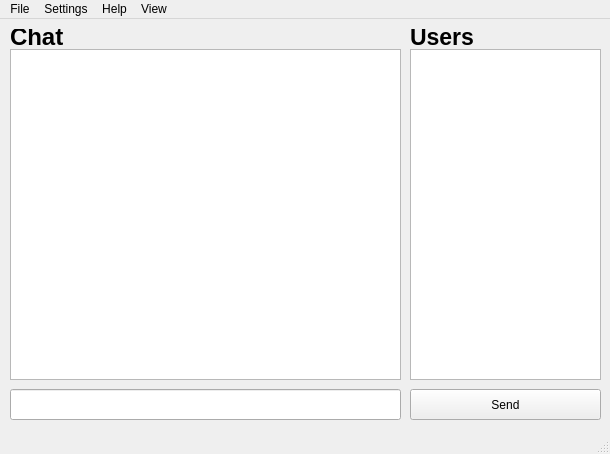
<?xml version="1.0" encoding="UTF-8"?>
<ui version="4.0">
 <class>MainWindow</class>
 <widget class="QMainWindow" name="MainWindow">
  <property name="geometry">
   <rect>
    <x>0</x>
    <y>0</y>
    <width>610</width>
    <height>454</height>
   </rect>
  </property>
  <property name="windowTitle">
   <string>MainWindow</string>
  </property>
  <widget class="QWidget" name="centralwidget">
   <widget class="QLineEdit" name="lineEdit">
    <property name="geometry">
     <rect>
      <x>10</x>
      <y>370</y>
      <width>391</width>
      <height>31</height>
     </rect>
    </property>
   </widget>
   <widget class="QPushButton" name="buttonSend">
    <property name="geometry">
     <rect>
      <x>410</x>
      <y>370</y>
      <width>191</width>
      <height>31</height>
     </rect>
    </property>
    <property name="text">
     <string>Send</string>
    </property>
   </widget>
   <widget class="QListWidget" name="listWidget">
    <property name="geometry">
     <rect>
      <x>410</x>
      <y>30</y>
      <width>191</width>
      <height>331</height>
     </rect>
    </property>
   </widget>
   <widget class="QListWidget" name="textBrowser">
    <property name="geometry">
     <rect>
      <x>10</x>
      <y>30</y>
      <width>391</width>
      <height>331</height>
     </rect>
    </property>
   </widget>
   <widget class="QLabel" name="label">
    <property name="geometry">
     <rect>
      <x>10</x>
      <y>10</y>
      <width>391</width>
      <height>16</height>
     </rect>
    </property>
    <property name="font">
     <font>
      <pointsize>18</pointsize>
      <bold>true</bold>
     </font>
    </property>
    <property name="text">
     <string>Chat</string>
    </property>
   </widget>
   <widget class="QLabel" name="label_2">
    <property name="geometry">
     <rect>
      <x>410</x>
      <y>10</y>
      <width>191</width>
      <height>16</height>
     </rect>
    </property>
    <property name="font">
     <font>
      <pointsize>17</pointsize>
      <bold>true</bold>
     </font>
    </property>
    <property name="text">
     <string>Users</string>
    </property>
   </widget>
  </widget>
  <widget class="QMenuBar" name="menubar">
   <property name="geometry">
    <rect>
     <x>0</x>
     <y>0</y>
     <width>610</width>
     <height>24</height>
    </rect>
   </property>
   <widget class="QMenu" name="menuFile">
    <property name="title">
     <string>File</string>
    </property>
    <addaction name="actionConnect"/>
    <addaction name="actionDisconnect"/>
    <addaction name="actionSave_as_XML_file"/>
    <addaction name="actionExit"/>
   </widget>
   <widget class="QMenu" name="menuSettings">
    <property name="title">
     <string>Settings</string>
    </property>
    <widget class="QMenu" name="menuStatus">
     <property name="title">
      <string>Status</string>
     </property>
     <addaction name="actionAvailable"/>
     <addaction name="actionAway_from_keyboard"/>
     <addaction name="actionDo_not_disturb"/>
     <addaction name="actionOther"/>
    </widget>
    <widget class="QMenu" name="menuTheme_2">
     <property name="title">
      <string>Theme</string>
     </property>
     <addaction name="actionChange_theme_2"/>
     <addaction name="actionChange_font_2"/>
     <addaction name="actionShow_message_time_2"/>
     <addaction name="actionShow_sender_s_IP_2"/>
    </widget>
    <addaction name="actionServer"/>
    <addaction name="actionUsername"/>
    <addaction name="menuStatus"/>
    <addaction name="actionPhoto"/>
    <addaction name="menuTheme_2"/>
   </widget>
   <widget class="QMenu" name="menuHelp">
    <property name="title">
     <string>Help</string>
    </property>
    <addaction name="actionAbout"/>
   </widget>
   <widget class="QMenu" name="menuView">
    <property name="title">
     <string>View</string>
    </property>
    <addaction name="actionStatus"/>
   </widget>
   <addaction name="menuFile"/>
   <addaction name="menuSettings"/>
   <addaction name="menuHelp"/>
   <addaction name="menuView"/>
  </widget>
  <widget class="QStatusBar" name="statusbar"/>
  <action name="actionConnect">
   <property name="text">
    <string>Connect</string>
   </property>
  </action>
  <action name="actionDisconnect">
   <property name="text">
    <string>Disconnect</string>
   </property>
  </action>
  <action name="actionSave_as_XML_file">
   <property name="text">
    <string>Save as XML-file</string>
   </property>
  </action>
  <action name="actionExit">
   <property name="text">
    <string>Exit</string>
   </property>
  </action>
  <action name="actionServer">
   <property name="checkable">
    <bool>false</bool>
   </property>
   <property name="text">
    <string>Server</string>
   </property>
  </action>
  <action name="actionUsername">
   <property name="text">
    <string>Username</string>
   </property>
  </action>
  <action name="actionAbout">
   <property name="text">
    <string>About</string>
   </property>
  </action>
  <action name="actionAvailable">
   <property name="text">
    <string>Available</string>
   </property>
  </action>
  <action name="actionAway_from_keyboard">
   <property name="text">
    <string>Away from keyboard</string>
   </property>
  </action>
  <action name="actionDo_not_disturb">
   <property name="text">
    <string>Do not disturb</string>
   </property>
  </action>
  <action name="actionOther">
   <property name="text">
    <string>Other</string>
   </property>
  </action>
  <action name="actionPhoto">
   <property name="text">
    <string>Photo</string>
   </property>
  </action>
  <action name="actionChange_theme">
   <property name="text">
    <string>Change theme</string>
   </property>
  </action>
  <action name="actionChange_font">
   <property name="text">
    <string>Change font</string>
   </property>
  </action>
  <action name="actionShow_message_time">
   <property name="text">
    <string>Show message time</string>
   </property>
  </action>
  <action name="actionDo_not_show_message_time">
   <property name="text">
    <string>Do not show message time</string>
   </property>
  </action>
  <action name="actionShow_sender_s_IP">
   <property name="text">
    <string>Show sender's IP</string>
   </property>
  </action>
  <action name="actionChange_theme_2">
   <property name="text">
    <string>Change theme</string>
   </property>
  </action>
  <action name="actionChange_font_2">
   <property name="text">
    <string>Change font</string>
   </property>
  </action>
  <action name="actionShow_message_time_2">
   <property name="checkable">
    <bool>false</bool>
   </property>
   <property name="checked">
    <bool>false</bool>
   </property>
   <property name="text">
    <string>Show message time</string>
   </property>
  </action>
  <action name="actionShow_sender_s_IP_2">
   <property name="checkable">
    <bool>false</bool>
   </property>
   <property name="checked">
    <bool>false</bool>
   </property>
   <property name="text">
    <string>Show sender's IP</string>
   </property>
  </action>
  <action name="actionStatus">
   <property name="text">
    <string>Status</string>
   </property>
  </action>
 </widget>
 <resources/>
 <connections/>
</ui>
